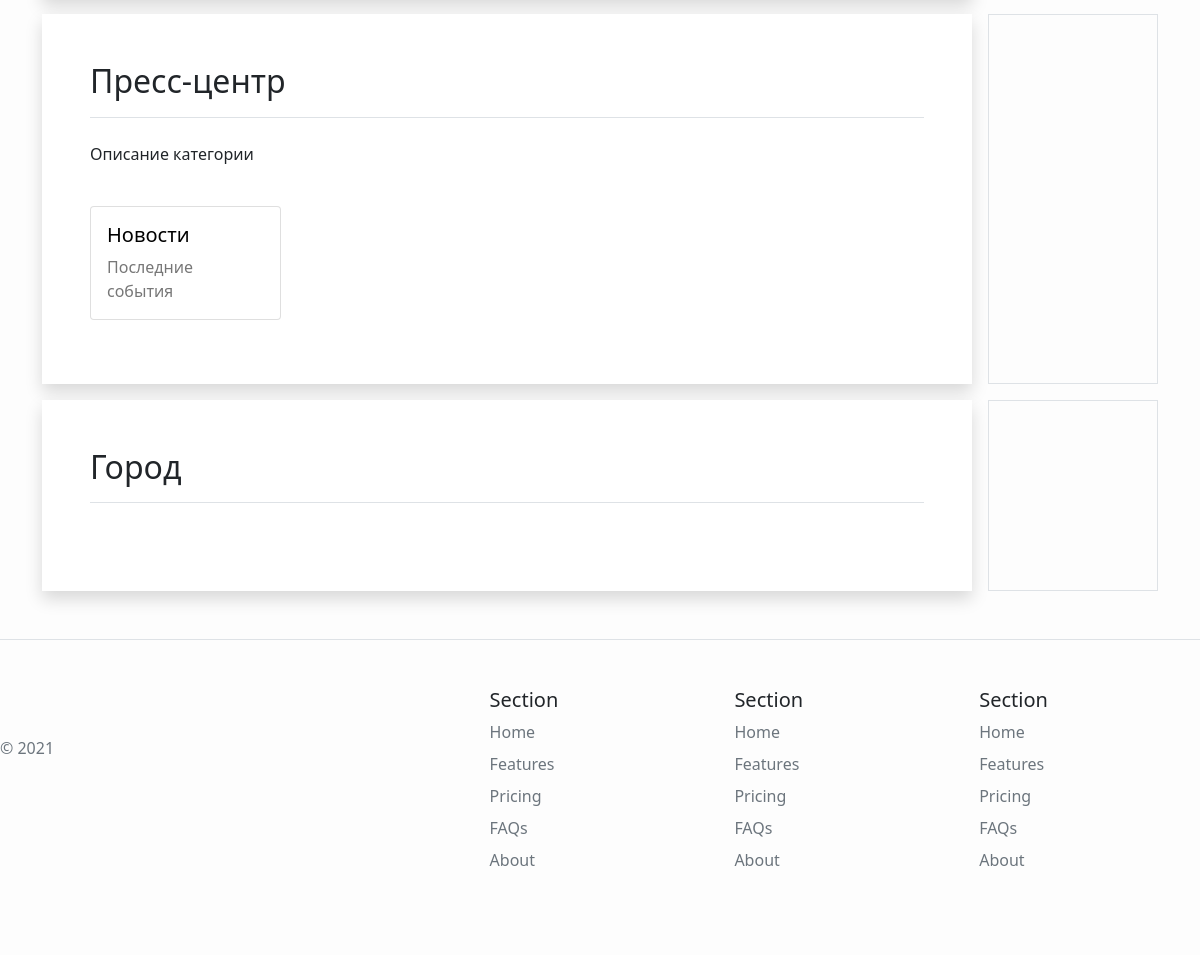
The app's page / (lower part), older data.
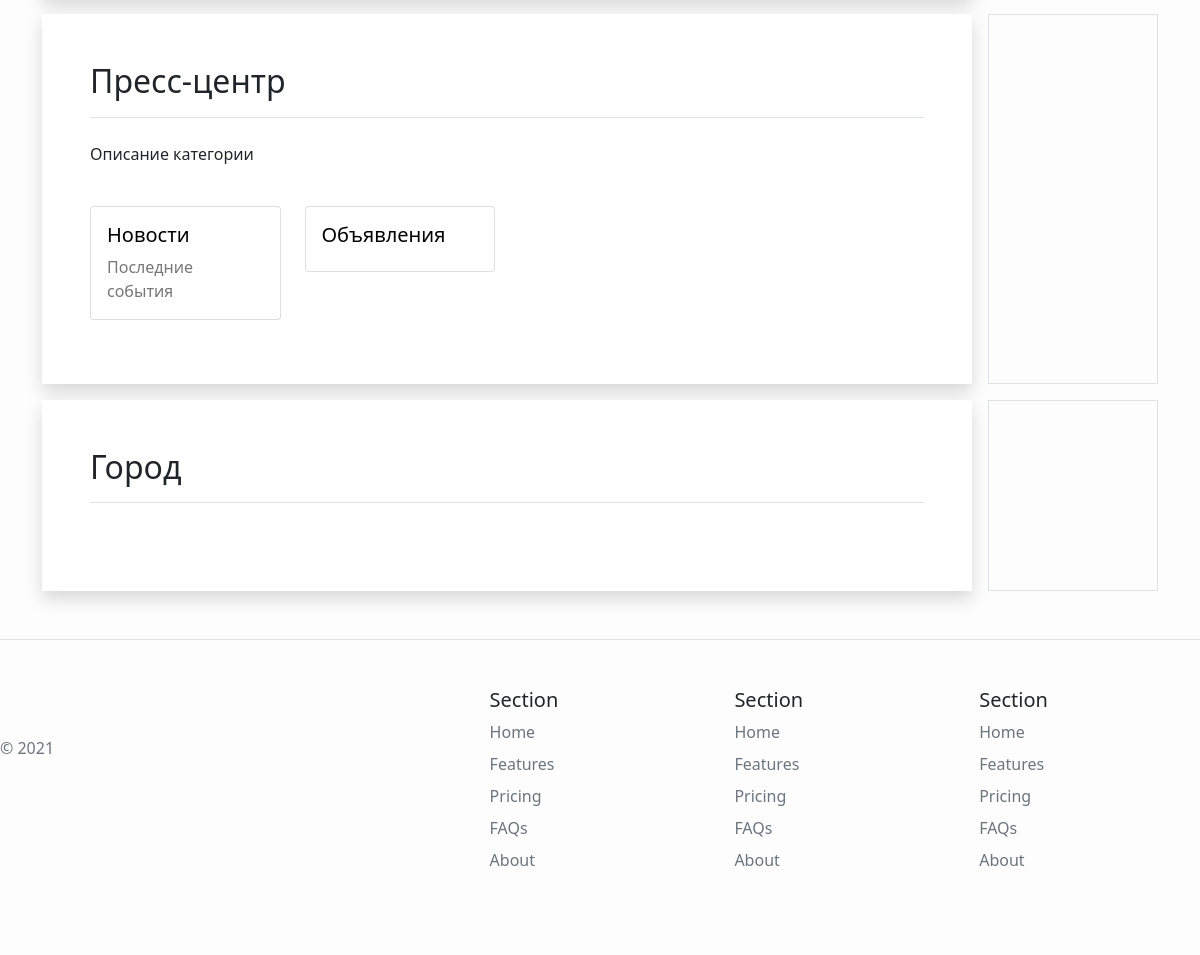
The same page, newer data.
### menus/models.py (models this page shows, shortened)
class Menu(models.Model):
    title = models.CharField(max_length=100, verbose_name="Название")
    alias = models.SlugField(blank=True, unique=True,
                             max_length=100, help_text="Краткое название транслитом через тире (пример: 'kratkoe-nazvanie-translitom'). Чем короче тем лучше. Для автоматического заполнения - оставьте пустым.")
    parent = models.ForeignKey(
        'Menu', on_delete=models.CASCADE, blank=True, null=True, verbose_name="Родитель")
    order = models.PositiveSmallIntegerField(default=0, blank=True, null=True)
    level = models.PositiveSmallIntegerField(default=1, blank=True, null=True)
    url = models.CharField(max_length=1000, default='', blank=True, null=True)
    is_published = models.BooleanField(default=True, verbose_name="Опубликовано")
    is_fixed = models.BooleanField(default=False, verbose_name="Зафиксировать дочерние пункты меню?",
                                   help_text="Если отмечено - дочерние пункты меню не будут раскрываться, если не отмечено -  будут.")
    icon = models.CharField(max_length=32, default="", blank=True, verbose_name="Иконка", help_text="Необязательно. Названия брать <a href='https://icons.getbootstrap.com/' target='_blank'>отсюда.</a>")
    short_description = models.CharField(max_length=100, blank=True,
        verbose_name="Краткое описание", help_text="Краткое описание содержимого меню")
    description = RichTextUploadingField(verbose_name="Описание", blank=True)
    debug_info = models.TextField(default="", blank=True, null=True)
    def get_subitems(parent=None, maxlevel=None):
        if parent:
            if maxlevel:
                if parent.level >= maxlevel:
                    return None
            items = Menu.objects.filter(parent_id=parent.id, is_published=True)
        else:
            items = Menu.objects.filter(level=1, is_published=True)
        if len(items) == 0:
            return None
        result = []
        for item in items:
            result.append(
                {
                    'item': item,
                    'url': item.url,
                    'subitems': item.get_subitems(maxlevel=maxlevel)
                }
            )
        return result
    class Meta:
        ordering = ['parent_id', 'order']

### app/views.py (the view)
# urls.py: path('', views.main),
def main(request, *args, **kwargs):
    return render(request, 'app/base.html', {})

### menus/templatetags/render_menubar.py (called while the page is built)
@register.inclusion_tag('menus/menubar.html')
def render_menubar(maxlevel=2):
    context = {}
    context['menu_tree'] = Menu.get_subitems(parent=None, maxlevel=maxlevel)
    return context

### menus/templatetags/render_menus.py (called while the page is built)
@register.inclusion_tag('menus/render_menus.html')
def render_menus(section=None, parent=None):
    context = {}
    if section:
        alias = parent if parent else section
        page = Menu.objects.get(alias = alias)
        menus = Menu.objects.filter(parent_id = page.id)
    else:
        page = None
        menus = Menu.objects.filter(level=1)
    context['from_module'] = True
    context['section'] = section
    context['page'] = page
    context['menus'] = menus
    return context

### app/templates/app/base.html (shortened to what this page needs)
{% load static %}
{% load render_menus %}
<!doctype html>
<html lang="en">
  <head>
    <link href="{% static 'app/css/bootstrap.min.css' %}" rel="stylesheet">
    <link href="{% static 'app/css/bootstrap.megamenu.css' %}" rel="stylesheet">
    <link href="{% static 'app/css/bootstrap-icons.css' %}" rel="stylesheet">
    <link href="{% static 'app/css/magnific-popup.css' %}" rel="stylesheet">
    <link href="{% static 'app/css/custom.css' %}" rel="stylesheet">
  </head>
  <body>
  {% block component %}
    {% render_menus 'press' %}
    {% render_menus 'gorod' %}
  {% endblock component %}
  {% include 'app/footer.html' %}
  </body>
</html>

### app/templates/app/header.html (shortened to what this page needs)
{% load static %}
{% load render_menubar %}

### menus/templates/menus/render_menus.html
{% include 'menus/menus.html' %}

### menus/templates/menus/menus.html (shortened to what this page needs)
<div class="container">
  <div class="row g-0 mb-3">
    <div class="col-md-10 me-3 shadow">
      <div id="content" class='p-5'>
        <h2 id="content-title" class="border-bottom mb-4 pb-3">{{ page.title }}</h2>
        {% if contents %}
        {% include 'content/page_content.html' %}
        {% else %}
        {% include 'menus/menu_blocks.html' %}
        {% endif %}
      </div>
    </div>
    <div id="right-side" class="col border">
    </div>
  </div>
</div>

### menus/templates/menus/menu_blocks.html
<div class="page-description">
  {{ page.description|safe }}
</div>
<div class="row row-cols-1 row-cols-md-4 g-4 my-3">
  {% for menu in menus %}
  <div class="col">
    <div class="card" class="hover-shadow">
      <a href="{{ menu.url}}">
        <div class="card-body">
          <h5 class="card-title">{{ menu.title }}</h5>
          <p class="card-text">{{ menu.short_description}}</p>
        </div>
      </a>
    </div>
  </div>
  {% endfor %}
</div>

### app/templates/app/footer.html
<div class+"container">
    <footer class="row row-cols-5 py-5 my-5 border-top">
        <div class="col">
        <a href="/" class="d-flex align-items-center mb-3 link-dark text-decoration-none">
            <svg class="bi me-2" width="40" height="32"><use xlink:href="#bootstrap"></use></svg>
        </a>
        <p class="text-muted">© 2021</p>
        </div>
        <div class="col">
        </div>
        <div class="col">
        <h5>Section</h5>
        <ul class="nav flex-column">
            <li class="nav-item mb-2"><a href="#" class="nav-link p-0 text-muted">Home</a></li>
            <li class="nav-item mb-2"><a href="#" class="nav-link p-0 text-muted">Features</a></li>
            <li class="nav-item mb-2"><a href="#" class="nav-link p-0 text-muted">Pricing</a></li>
            <li class="nav-item mb-2"><a href="#" class="nav-link p-0 text-muted">FAQs</a></li>
            <li class="nav-item mb-2"><a href="#" class="nav-link p-0 text-muted">About</a></li>
        </ul>
        </div>
        <div class="col">
        <h5>Section</h5>
        <ul class="nav flex-column">
            <li class="nav-item mb-2"><a href="#" class="nav-link p-0 text-muted">Home</a></li>
            <li class="nav-item mb-2"><a href="#" class="nav-link p-0 text-muted">Features</a></li>
            <li class="nav-item mb-2"><a href="#" class="nav-link p-0 text-muted">Pricing</a></li>
            <li class="nav-item mb-2"><a href="#" class="nav-link p-0 text-muted">FAQs</a></li>
            <li class="nav-item mb-2"><a href="#" class="nav-link p-0 text-muted">About</a></li>
        </ul>
        </div>
        <div class="col">
        <h5>Section</h5>
        <ul class="nav flex-column">
            <li class="nav-item mb-2"><a href="#" class="nav-link p-0 text-muted">Home</a></li>
            <li class="nav-item mb-2"><a href="#" class="nav-link p-0 text-muted">Features</a></li>
            <li class="nav-item mb-2"><a href="#" class="nav-link p-0 text-muted">Pricing</a></li>
            <li class="nav-item mb-2"><a href="#" class="nav-link p-0 text-muted">FAQs</a></li>
            <li class="nav-item mb-2"><a href="#" class="nav-link p-0 text-muted">About</a></li>
        </ul>
        </div>
    </footer>
</div>

### app/static/app/css/custom.css (style rules this page uses)
body { background: #fdfdfd; }
#content { background-color: #fff; }
#content .card a { text-decoration:none; color:#000; }
#content .card-text { color: #777; }

Row changes from the older to the newer data that the page shows:
added Menu: title "Объявления"
